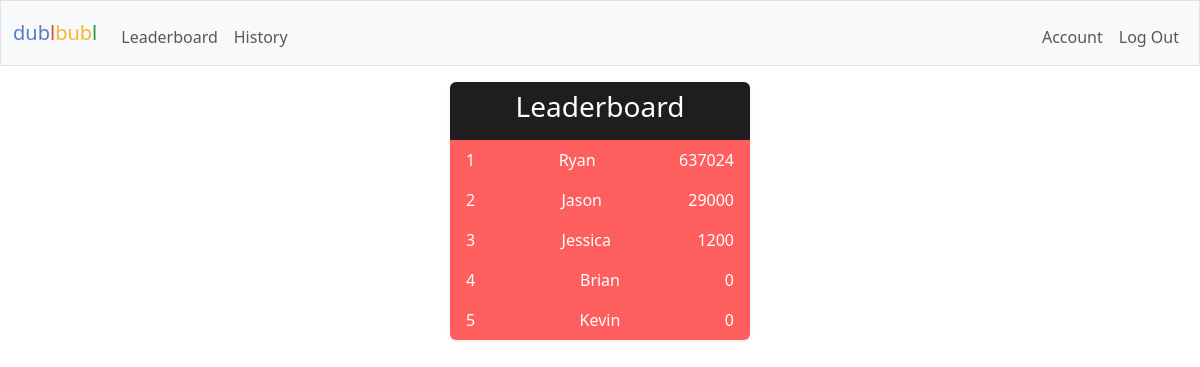
The app's page /leaderboard (signed in), older data.
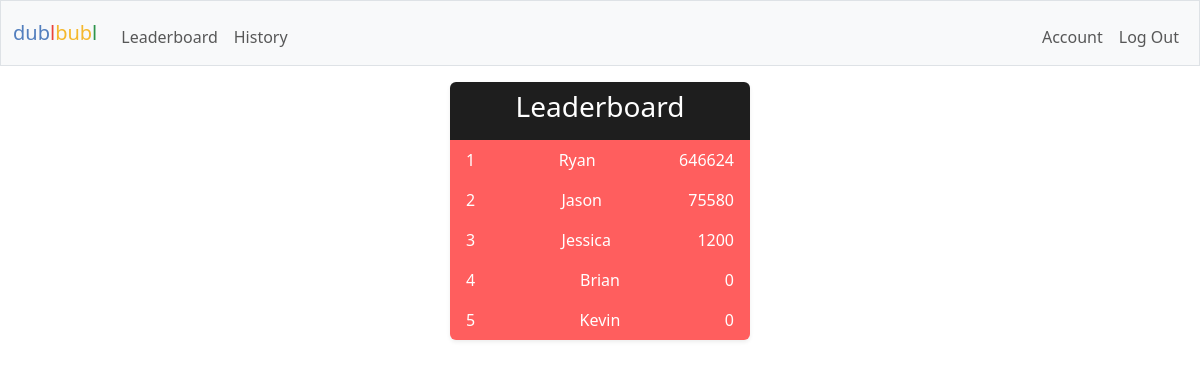
The same page, newer data.
### tables this page shows
CREATE TABLE users (
    id INTEGER PRIMARY KEY AUTOINCREMENT NOT NULL,
    username TEXT NOT NULL,
    hash TEXT NOT NULL,
    points INTEGER NOT NULL DEFAULT 1000
, total_points_earned INTEGER);

### app.py (the view)
@app.route("/leaderboard", methods=["GET", "POST"])
def leaderboard():
    user = cur.execute("SELECT username, total_points_earned FROM users ORDER BY total_points_earned DESC LIMIT 5").fetchall()
    print(user[0][0])
    if request.method == "POST":
        return redirect("/")
    else:
        return render_template("leaderboard.html", user=user)

### app.py (called while the page is built)
@app.after_request
def after_request(response):
    response.headers["Cache-Control"] = "no-cache, no-store, must-revalidate"
    response.headers["Expires"] = 0
    response.headers["Pragma"] = "no-cache"
    return response

### templates/leaderboard.html
{% extends "layout.html" %}
{% block main %}
<div class="container d-flex justify-content-center align-items-center leaderboard">
  <ul class="list-group shadow-sm" style="width: 300px">
    <li class="list-group-item text-center text-white border-0" style="background: #1E1E1E;">
      <h3 class="fw-normal">Leaderboard</h3>
    </li>
    {% for user in user %}
    <li class="list-group-item d-flex justify-content-between text-white border-0" style="background: #FF5E5E; display: flex; justify-content: space-between;">
      <span>{{ loop.index }}</span>
      <span>{{ user[0] }} </span>
      <span>{{ user[1] }}</span>
    </li>
    {% endfor %}
  </ul>
</div>
{% endblock %}

Row changes from the older to the newer data that the page shows:
changed users "Ryan": total_points_earned "637024" → "646624"
changed users "Jason": total_points_earned "29000" → "75580"
